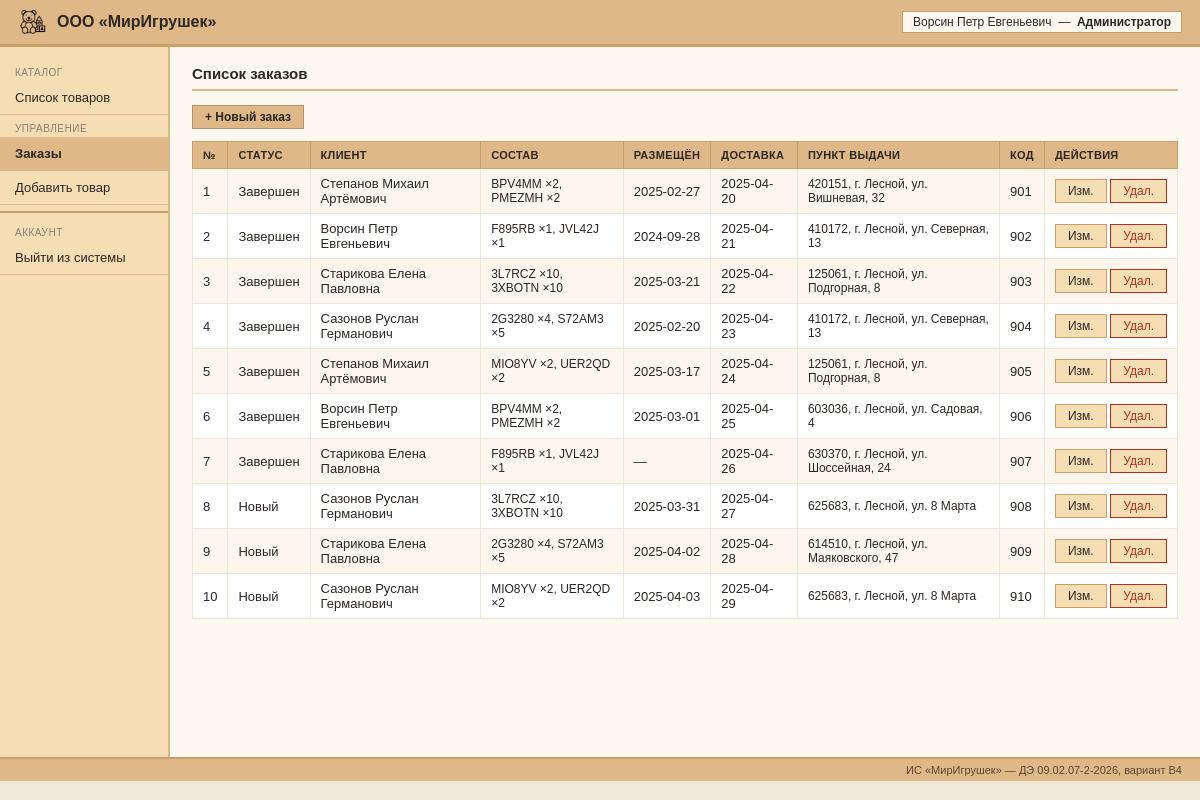
The page /index.php?page=orders (signed in) on the database its author committed.
### tables this page shows
CREATE TABLE orders (
  id         INT AUTO_INCREMENT PRIMARY KEY,
  placed_on  DATE,
  deliver_on DATE,
  spot_id    INT,
  user_id    INT,
  claim_code VARCHAR(20),
  status_id  INT NOT NULL,
  CONSTRAINT fk_ord_spot   FOREIGN KEY (spot_id)   REFERENCES pickup_pts(id),
  CONSTRAINT fk_ord_user   FOREIGN KEY (user_id)   REFERENCES accounts(id),
  CONSTRAINT fk_ord_status FOREIGN KEY (status_id) REFERENCES statuses(id)
);

CREATE TABLE statuses (
  id   INT AUTO_INCREMENT PRIMARY KEY,
  name VARCHAR(50) NOT NULL UNIQUE
);

CREATE TABLE accounts (
  id        INT AUTO_INCREMENT PRIMARY KEY,
  role_id   INT NOT NULL,
  full_name VARCHAR(200) NOT NULL,
  login     VARCHAR(150) NOT NULL UNIQUE,
  password  VARCHAR(150) NOT NULL,
  CONSTRAINT fk_acc_role FOREIGN KEY (role_id) REFERENCES roles(id)
);

CREATE TABLE pickup_pts (
  id      INT AUTO_INCREMENT PRIMARY KEY,
  address VARCHAR(255) NOT NULL
);

### web/db.php (called while the page is built, shortened)
<?php
function db(): PDO {
    static $pdo = null;
    if ($pdo === null) {
        $pdo = new PDO(
            'mysql:host=' . DB_HOST . ';dbname=' . DB_NAME . ';charset=utf8mb4',
            DB_USER, DB_PASS,
            [
                PDO::ATTR_ERRMODE            => PDO::ERRMODE_EXCEPTION,
                PDO::ATTR_DEFAULT_FETCH_MODE => PDO::FETCH_ASSOC,
                PDO::ATTR_EMULATE_PREPARES   => false,
            ]
        );
    }
    return $pdo;
}

### web/pages/orders.php (the view, shortened to what this page needs)
<?php
$rows = db()->query(
    "SELECT o.id, o.placed_on, o.deliver_on, o.claim_code,
            pp.address   AS spot_addr,
            a.full_name  AS client,
            st.name      AS status,
            GROUP_CONCAT(CONCAT(ol.sku, ' ×', ol.qty) ORDER BY ol.sku SEPARATOR ', ') AS items
     FROM orders o
     LEFT JOIN pickup_pts pp ON pp.id = o.spot_id
     LEFT JOIN accounts   a  ON a.id  = o.user_id
     JOIN      statuses   st ON st.id = o.status_id
     LEFT JOIN order_lines ol ON ol.order_id = o.id
     GROUP BY o.id
     ORDER BY o.id"
)->fetchAll();
?>
<?php if (is_admin()): ?>
  <p style="margin-bottom:12px;"><a class="btn ok" href="index.php?page=order_edit">+ Новый заказ</a></p>
<?php endif; ?>
<table class="tbl">
  <tr>
    <th>№</th>
    <th>Статус</th>
    <th>Клиент</th>
    <th>Состав</th>
    <th>Размещён</th>
    <th>Доставка</th>
    <th>Пункт выдачи</th>
    <th>Код</th>
    <?php if (is_admin()): ?><th>Действия</th><?php endif; ?>
  </tr>
  <?php foreach ($rows as $o): ?>
  <tr>
    <td><?= (int)$o['id'] ?></td>
    <td><?= e($o['status']) ?></td>
    <td><?= e($o['client']) ?></td>
    <td style="font-size:12px;"><?= e($o['items']) ?></td>
    <td><?= e($o['placed_on'] ?: '—') ?></td>
    <td><?= e($o['deliver_on'] ?: '—') ?></td>
    <td style="font-size:12px;"><?= e($o['spot_addr']) ?></td>
    <td><?= e($o['claim_code']) ?></td>
    <?php if (is_admin()): ?>
    <td style="white-space:nowrap;">
      <a class="btn" href="index.php?page=order_edit&id=<?= (int)$o['id'] ?>">Изм.</a>
      <a class="btn del" href="index.php?page=order_delete&id=<?= (int)$o['id'] ?>"
         onclick="return confirm('Удалить заказ №<?= (int)$o['id'] ?>?');">Удал.</a>
    </td>
    <?php endif; ?>
  </tr>
  <?php endforeach; ?>
</table>

### web/common.php (style rules this page uses)
* { box-sizing: border-box; margin: 0; padding: 0; }
body { font-family: Arial, sans-serif; font-size: 13px; color: #2c2723; background: #efe7d8; }
.tbl { width: 100%; border-collapse: collapse; background: #fff; }
.tbl th { background: #DEB887; padding: 7px 10px; text-align: left; font-size: 11px; text-transform: uppercase; letter-spacing: 0.3px; border: 1px solid #c9a06a; white-space: nowrap; }
.tbl td { padding: 7px 10px; border: 1px solid #efe7d8; vertical-align: middle; }
.tbl tr:nth-child(even) td { background: #fdf6ec; }
.btn { display: inline-block; padding: 4px 12px; background: #F5DEB3; border: 1px solid #c9a06a; color: #2c2723; text-decoration: none; cursor: pointer; font-size: 12px; font-family: Arial, sans-serif; }
.btn.ok { background: #DEB887; border-color: #b8916a; font-weight: bold; }
.btn.del { border-color: #b03020; color: #b03020; }

### rows shown on the page
orders: id "1", status.name "Завершен", user.full_name "Степанов Михаил Артёмович", items "BPV4MM ×2, PMEZMH ×2", placed_on "2025-02-27", deliver_on "2025-04-20", spot.address "420151, г. Лесной, ул. Вишневая, 32", claim_code "901"
orders: id "2", status.name "Завершен", user.full_name "Ворсин Петр Евгеньевич", items "F895RB ×1, JVL42J ×1", placed_on "2024-09-28", deliver_on "2025-04-21", spot.address "410172, г. Лесной, ул. Северная, 13", claim_code "902"
orders: id "3", status.name "Завершен", user.full_name "Старикова Елена Павловна", items "3L7RCZ ×10, 3XBOTN ×10", placed_on "2025-03-21", deliver_on "2025-04-22", spot.address "125061, г. Лесной, ул. Подгорная, 8", claim_code "903"
orders: id "4", status.name "Завершен", user.full_name "Сазонов Руслан Германович", items "2G3280 ×4, S72AM3 ×5", placed_on "2025-02-20", deliver_on "2025-04-23", spot.address "410172, г. Лесной, ул. Северная, 13", claim_code "904"
orders: id "5", status.name "Завершен", user.full_name "Степанов Михаил Артёмович", items "MIO8YV ×2, UER2QD ×2", placed_on "2025-03-17", deliver_on "2025-04-24", spot.address "125061, г. Лесной, ул. Подгорная, 8", claim_code "905"
orders: id "6", status.name "Завершен", user.full_name "Ворсин Петр Евгеньевич", items "BPV4MM ×2, PMEZMH ×2", placed_on "2025-03-01", deliver_on "2025-04-25", spot.address "603036, г. Лесной, ул. Садовая, 4", claim_code "906"
orders: id "7", status.name "Завершен", user.full_name "Старикова Елена Павловна", items "F895RB ×1, JVL42J ×1", placed_on "—", deliver_on "2025-04-26", spot.address "630370, г. Лесной, ул. Шоссейная, 24", claim_code "907"
orders: id "8", status.name "Новый", user.full_name "Сазонов Руслан Германович", items "3L7RCZ ×10, 3XBOTN ×10", placed_on "2025-03-31", deliver_on "2025-04-27", spot.address "625683, г. Лесной, ул. 8 Марта", claim_code "908"
orders: id "9", status.name "Новый", user.full_name "Старикова Елена Павловна", items "2G3280 ×4, S72AM3 ×5", placed_on "2025-04-02", deliver_on "2025-04-28", spot.address "614510, г. Лесной, ул. Маяковского, 47", claim_code "909"
orders: id "10", status.name "Новый", user.full_name "Сазонов Руслан Германович", items "MIO8YV ×2, UER2QD ×2", placed_on "2025-04-03", deliver_on "2025-04-29", spot.address "625683, г. Лесной, ул. 8 Марта", claim_code "910"

### other values the page prints
$u['full_name'] "Ворсин Петр Евгеньевич"
$u['role'] "Администратор"
$title "Список заказов"
